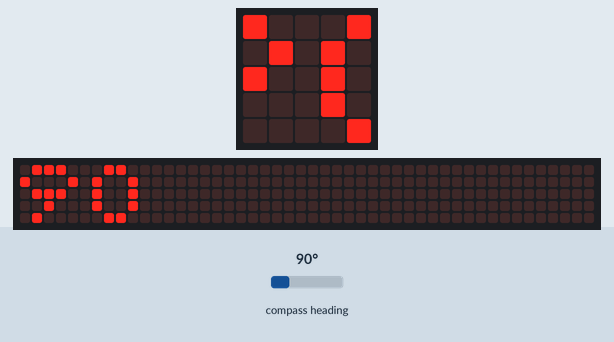
Recording of a program running on a simulated BBC micro:bit (MakeCode). Parts: the board's 5×5 LED display, a strip that is not on the board, showing the scrolling text unrolled. The inputs (shaded band) are chosen by the test bench; at power-on: compass heading 90°. The 48×5 strip is a reading aid, not a part: it shows the text the display is scrolling, unrolled, one strip-width of it at a time; the compass is already calibrated.

Above: at 1.87 s.
1.9 s: compass heading set to 7°
At 3.9 s:
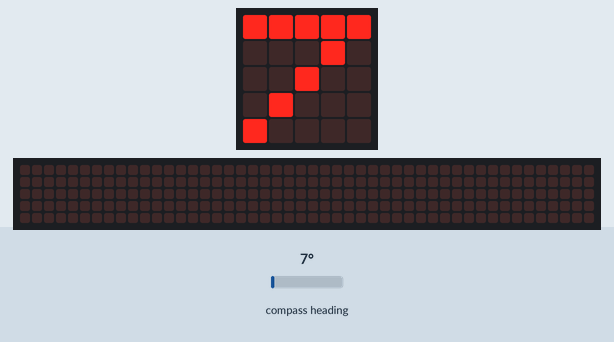
5.9 s: compass heading set to 180°
At 10.64 s:
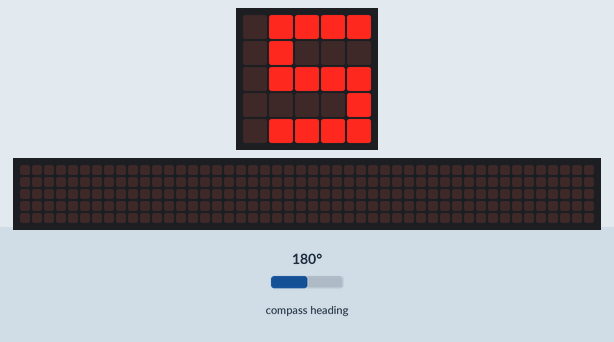
12.3 s: compass heading set to 90°
At 14.94 s:
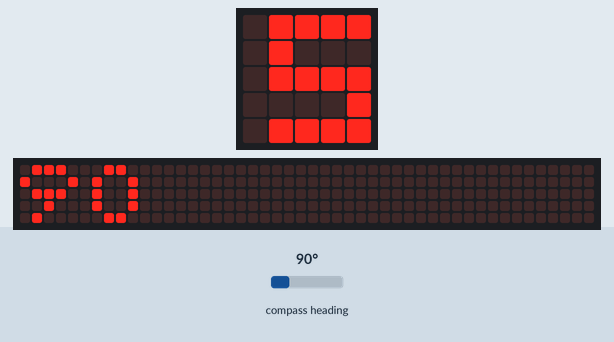

The program:

main.ts
```typescript
let angulo = 0
basic.showIcon(IconNames.Yes)
basic.forever(function () {
    angulo = input.compassHeading()
    basic.showNumber(angulo)
    if (angulo > 330) {
        basic.showLeds(`
            # . . . #
            # # . . #
            # . # . #
            # . . # #
            # . . . #
            `)
    }
    if (angulo < 30) {
        basic.showLeds(`
            # . . . #
            # # . . #
            # . # . #
            # . . # #
            # . . . #
            `)
    }
    if (angulo > 160 && angulo < 210) {
        basic.showLeds(`
            . # # # #
            . # . . .
            . # # # #
            . . . . #
            . # # # #
            `)
    }
})
```

test.ts
```typescript
// aquí va el archivo "tests"; esto no se compilará cuando este paquete se utilice como una extensión.
```

Measured:
- after the input at 5.9 s, the display: first differs from a run without the input after 0.93 s (image 2 shows a later state)
- what the display in image 1 shows lasts 0.8 s, from 3.3 s to 4.1 s
- what the display in image 2 shows lasts 0.5 s, from 10.4 s to 10.9 s
